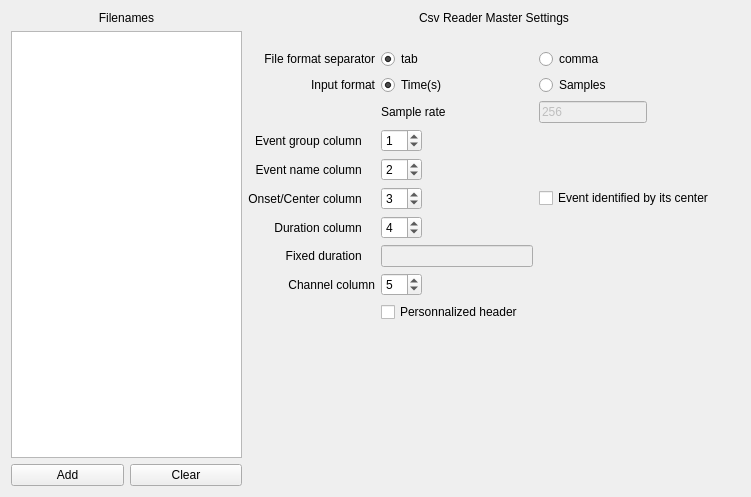
<?xml version="1.0" encoding="UTF-8"?>
<ui version="4.0">
 <class>CsvReaderMasterSettingsView</class>
 <widget class="QWidget" name="CsvReaderMasterSettingsView">
  <property name="geometry">
   <rect>
    <x>0</x>
    <y>0</y>
    <width>751</width>
    <height>497</height>
   </rect>
  </property>
  <property name="windowTitle">
   <string>Form</string>
  </property>
  <layout class="QHBoxLayout" name="horizontalLayout_4">
   <item>
    <layout class="QHBoxLayout" name="horizontalLayout_2">
     <item>
      <layout class="QVBoxLayout" name="verticalLayout">
       <item>
        <layout class="QHBoxLayout" name="horizontalLayout">
         <item>
          <widget class="QLabel" name="label">
           <property name="layoutDirection">
            <enum>Qt::LayoutDirection::LeftToRight</enum>
           </property>
           <property name="text">
            <string>Filenames</string>
           </property>
           <property name="alignment">
            <set>Qt::AlignmentFlag::AlignCenter</set>
           </property>
          </widget>
         </item>
        </layout>
       </item>
       <item>
        <widget class="QListWidget" name="fileListWidget"/>
       </item>
       <item>
        <layout class="QHBoxLayout" name="horizontalLayout_3">
         <item>
          <widget class="QPushButton" name="choose_pushbutton">
           <property name="toolTip">
            <string>Select csv files</string>
           </property>
           <property name="text">
            <string>Add</string>
           </property>
          </widget>
         </item>
         <item>
          <widget class="QPushButton" name="clear_pushButton">
           <property name="text">
            <string>Clear</string>
           </property>
          </widget>
         </item>
        </layout>
       </item>
      </layout>
     </item>
     <item>
      <layout class="QVBoxLayout" name="verticalLayout_2">
       <item>
        <widget class="QLabel" name="label_7">
         <property name="layoutDirection">
          <enum>Qt::LayoutDirection::LeftToRight</enum>
         </property>
         <property name="text">
          <string>Csv Reader Master Settings</string>
         </property>
         <property name="alignment">
          <set>Qt::AlignmentFlag::AlignCenter</set>
         </property>
        </widget>
       </item>
       <item>
        <spacer name="verticalSpacer_3">
         <property name="orientation">
          <enum>Qt::Orientation::Vertical</enum>
         </property>
         <property name="sizeType">
          <enum>QSizePolicy::Policy::Fixed</enum>
         </property>
         <property name="sizeHint" stdset="0">
          <size>
           <width>20</width>
           <height>18</height>
          </size>
         </property>
        </spacer>
       </item>
       <item>
        <layout class="QGridLayout" name="gridLayout">
         <item row="5" column="1">
          <widget class="QSpinBox" name="group_spinbox">
           <property name="sizePolicy">
            <sizepolicy hsizetype="Fixed" vsizetype="Fixed">
             <horstretch>0</horstretch>
             <verstretch>0</verstretch>
            </sizepolicy>
           </property>
           <property name="toolTip">
            <string/>
           </property>
           <property name="value">
            <number>1</number>
           </property>
          </widget>
         </item>
         <item row="8" column="2">
          <widget class="QCheckBox" name="center_checkBox">
           <property name="toolTip">
            <string>Check if the event is identified by its center instead of its onset.</string>
           </property>
           <property name="text">
            <string>Event identified by its center   </string>
           </property>
          </widget>
         </item>
         <item row="5" column="0">
          <widget class="QLabel" name="label_10">
           <property name="toolTip">
            <string>The index of the column for the event group. To disable the group mark 0.</string>
           </property>
           <property name="text">
            <string>Event group column    </string>
           </property>
           <property name="alignment">
            <set>Qt::AlignmentFlag::AlignRight|Qt::AlignmentFlag::AlignTrailing|Qt::AlignmentFlag::AlignVCenter</set>
           </property>
          </widget>
         </item>
         <item row="3" column="1">
          <widget class="QLabel" name="label_6">
           <property name="layoutDirection">
            <enum>Qt::LayoutDirection::LeftToRight</enum>
           </property>
           <property name="text">
            <string>Sample rate</string>
           </property>
           <property name="alignment">
            <set>Qt::AlignmentFlag::AlignLeading|Qt::AlignmentFlag::AlignLeft|Qt::AlignmentFlag::AlignVCenter</set>
           </property>
          </widget>
         </item>
         <item row="3" column="3">
          <spacer name="horizontalSpacer_3">
           <property name="orientation">
            <enum>Qt::Orientation::Horizontal</enum>
           </property>
           <property name="sizeHint" stdset="0">
            <size>
             <width>40</width>
             <height>20</height>
            </size>
           </property>
          </spacer>
         </item>
         <item row="12" column="1">
          <widget class="QCheckBox" name="personnalized_header_checkBox">
           <property name="toolTip">
            <string>Check to keep the read file header, otherwise the header will be replaced with the Snooz header.</string>
           </property>
           <property name="text">
            <string>Personnalized header   </string>
           </property>
          </widget>
         </item>
         <item row="10" column="0">
          <widget class="QLabel" name="label_8">
           <property name="toolTip">
            <string>Enter a fixed duration for all events.</string>
           </property>
           <property name="text">
            <string>Fixed duration    </string>
           </property>
           <property name="alignment">
            <set>Qt::AlignmentFlag::AlignRight|Qt::AlignmentFlag::AlignTrailing|Qt::AlignmentFlag::AlignVCenter</set>
           </property>
          </widget>
         </item>
         <item row="1" column="0">
          <widget class="QLabel" name="label_5">
           <property name="text">
            <string>Input format</string>
           </property>
           <property name="alignment">
            <set>Qt::AlignmentFlag::AlignRight|Qt::AlignmentFlag::AlignTrailing|Qt::AlignmentFlag::AlignVCenter</set>
           </property>
          </widget>
         </item>
         <item row="1" column="1">
          <widget class="QRadioButton" name="time_radiobutton">
           <property name="text">
            <string>Time(s)</string>
           </property>
           <property name="checked">
            <bool>true</bool>
           </property>
           <attribute name="buttonGroup">
            <string notr="true">buttonGroup_2</string>
           </attribute>
          </widget>
         </item>
         <item row="9" column="3">
          <spacer name="horizontalSpacer_5">
           <property name="orientation">
            <enum>Qt::Orientation::Horizontal</enum>
           </property>
           <property name="sizeHint" stdset="0">
            <size>
             <width>40</width>
             <height>20</height>
            </size>
           </property>
          </spacer>
         </item>
         <item row="7" column="0">
          <widget class="QLabel" name="label_2">
           <property name="toolTip">
            <string>The index of the column for the event name. Can not be disabled.</string>
           </property>
           <property name="layoutDirection">
            <enum>Qt::LayoutDirection::LeftToRight</enum>
           </property>
           <property name="text">
            <string>Event name column    </string>
           </property>
           <property name="alignment">
            <set>Qt::AlignmentFlag::AlignRight|Qt::AlignmentFlag::AlignTrailing|Qt::AlignmentFlag::AlignVCenter</set>
           </property>
          </widget>
         </item>
         <item row="11" column="1">
          <widget class="QSpinBox" name="channel_spinBox">
           <property name="sizePolicy">
            <sizepolicy hsizetype="Fixed" vsizetype="Fixed">
             <horstretch>0</horstretch>
             <verstretch>0</verstretch>
            </sizepolicy>
           </property>
           <property name="value">
            <number>5</number>
           </property>
          </widget>
         </item>
         <item row="9" column="0">
          <widget class="QLabel" name="label_4">
           <property name="toolTip">
            <string>The index of the column for the event duration. To disable the duration mark 0.</string>
           </property>
           <property name="layoutDirection">
            <enum>Qt::LayoutDirection::LeftToRight</enum>
           </property>
           <property name="text">
            <string>Duration column    </string>
           </property>
           <property name="alignment">
            <set>Qt::AlignmentFlag::AlignRight|Qt::AlignmentFlag::AlignTrailing|Qt::AlignmentFlag::AlignVCenter</set>
           </property>
          </widget>
         </item>
         <item row="8" column="3">
          <spacer name="horizontalSpacer">
           <property name="orientation">
            <enum>Qt::Orientation::Horizontal</enum>
           </property>
           <property name="sizeHint" stdset="0">
            <size>
             <width>40</width>
             <height>20</height>
            </size>
           </property>
          </spacer>
         </item>
         <item row="11" column="0">
          <widget class="QLabel" name="label_9">
           <property name="text">
            <string>Channel column</string>
           </property>
           <property name="alignment">
            <set>Qt::AlignmentFlag::AlignRight|Qt::AlignmentFlag::AlignTrailing|Qt::AlignmentFlag::AlignVCenter</set>
           </property>
          </widget>
         </item>
         <item row="10" column="2">
          <spacer name="horizontalSpacer_7">
           <property name="orientation">
            <enum>Qt::Orientation::Horizontal</enum>
           </property>
           <property name="sizeHint" stdset="0">
            <size>
             <width>40</width>
             <height>20</height>
            </size>
           </property>
          </spacer>
         </item>
         <item row="8" column="1">
          <widget class="QSpinBox" name="onset_spinbox">
           <property name="sizePolicy">
            <sizepolicy hsizetype="Fixed" vsizetype="Fixed">
             <horstretch>0</horstretch>
             <verstretch>0</verstretch>
            </sizepolicy>
           </property>
           <property name="toolTip">
            <string/>
           </property>
           <property name="minimum">
            <number>1</number>
           </property>
           <property name="value">
            <number>3</number>
           </property>
          </widget>
         </item>
         <item row="8" column="0">
          <widget class="QLabel" name="label_3">
           <property name="toolTip">
            <string>The index of the column for the event onset or center. Can not be disabled.</string>
           </property>
           <property name="layoutDirection">
            <enum>Qt::LayoutDirection::LeftToRight</enum>
           </property>
           <property name="text">
            <string>Onset/Center column    </string>
           </property>
           <property name="alignment">
            <set>Qt::AlignmentFlag::AlignRight|Qt::AlignmentFlag::AlignTrailing|Qt::AlignmentFlag::AlignVCenter</set>
           </property>
          </widget>
         </item>
         <item row="3" column="2">
          <widget class="QLineEdit" name="sample_rate_lineedit">
           <property name="enabled">
            <bool>false</bool>
           </property>
           <property name="sizePolicy">
            <sizepolicy hsizetype="Fixed" vsizetype="Fixed">
             <horstretch>0</horstretch>
             <verstretch>0</verstretch>
            </sizepolicy>
           </property>
           <property name="text">
            <string>256</string>
           </property>
          </widget>
         </item>
         <item row="1" column="2">
          <widget class="QRadioButton" name="sample_radiobutton">
           <property name="text">
            <string>Samples</string>
           </property>
           <attribute name="buttonGroup">
            <string notr="true">buttonGroup_2</string>
           </attribute>
          </widget>
         </item>
         <item row="10" column="3">
          <spacer name="horizontalSpacer_6">
           <property name="orientation">
            <enum>Qt::Orientation::Horizontal</enum>
           </property>
           <property name="sizeHint" stdset="0">
            <size>
             <width>40</width>
             <height>20</height>
            </size>
           </property>
          </spacer>
         </item>
         <item row="10" column="1">
          <widget class="QLineEdit" name="fixed_dur_lineEdit">
           <property name="enabled">
            <bool>false</bool>
           </property>
           <property name="toolTip">
            <string/>
           </property>
          </widget>
         </item>
         <item row="7" column="1">
          <widget class="QSpinBox" name="event_name_spinbox">
           <property name="sizePolicy">
            <sizepolicy hsizetype="Fixed" vsizetype="Fixed">
             <horstretch>0</horstretch>
             <verstretch>0</verstretch>
            </sizepolicy>
           </property>
           <property name="toolTip">
            <string/>
           </property>
           <property name="minimum">
            <number>1</number>
           </property>
           <property name="value">
            <number>2</number>
           </property>
          </widget>
         </item>
         <item row="7" column="3">
          <spacer name="horizontalSpacer_4">
           <property name="orientation">
            <enum>Qt::Orientation::Horizontal</enum>
           </property>
           <property name="sizeHint" stdset="0">
            <size>
             <width>40</width>
             <height>20</height>
            </size>
           </property>
          </spacer>
         </item>
         <item row="9" column="1">
          <widget class="QSpinBox" name="duration_spinbox">
           <property name="sizePolicy">
            <sizepolicy hsizetype="Fixed" vsizetype="Fixed">
             <horstretch>0</horstretch>
             <verstretch>0</verstretch>
            </sizepolicy>
           </property>
           <property name="toolTip">
            <string/>
           </property>
           <property name="minimum">
            <number>0</number>
           </property>
           <property name="value">
            <number>4</number>
           </property>
          </widget>
         </item>
         <item row="1" column="3">
          <spacer name="horizontalSpacer_2">
           <property name="orientation">
            <enum>Qt::Orientation::Horizontal</enum>
           </property>
           <property name="sizeHint" stdset="0">
            <size>
             <width>40</width>
             <height>20</height>
            </size>
           </property>
          </spacer>
         </item>
         <item row="0" column="0">
          <widget class="QLabel" name="label_11">
           <property name="text">
            <string>File format separator</string>
           </property>
           <property name="alignment">
            <set>Qt::AlignmentFlag::AlignRight|Qt::AlignmentFlag::AlignTrailing|Qt::AlignmentFlag::AlignVCenter</set>
           </property>
          </widget>
         </item>
         <item row="0" column="1">
          <widget class="QRadioButton" name="radioButton_tab">
           <property name="text">
            <string>tab</string>
           </property>
           <property name="checked">
            <bool>true</bool>
           </property>
           <attribute name="buttonGroup">
            <string notr="true">buttonGroup</string>
           </attribute>
          </widget>
         </item>
         <item row="0" column="2">
          <widget class="QRadioButton" name="radioButton_comma">
           <property name="text">
            <string>comma</string>
           </property>
           <attribute name="buttonGroup">
            <string notr="true">buttonGroup</string>
           </attribute>
          </widget>
         </item>
        </layout>
       </item>
       <item>
        <spacer name="verticalSpacer_2">
         <property name="orientation">
          <enum>Qt::Orientation::Vertical</enum>
         </property>
         <property name="sizeHint" stdset="0">
          <size>
           <width>20</width>
           <height>18</height>
          </size>
         </property>
        </spacer>
       </item>
      </layout>
     </item>
    </layout>
   </item>
  </layout>
 </widget>
 <resources/>
 <connections>
  <connection>
   <sender>choose_pushbutton</sender>
   <signal>clicked()</signal>
   <receiver>CsvReaderMasterSettingsView</receiver>
   <slot>on_choose()</slot>
   <hints>
    <hint type="sourcelabel">
     <x>364</x>
     <y>21</y>
    </hint>
    <hint type="destinationlabel">
     <x>207</x>
     <y>111</y>
    </hint>
   </hints>
  </connection>
  <connection>
   <sender>time_radiobutton</sender>
   <signal>clicked()</signal>
   <receiver>CsvReaderMasterSettingsView</receiver>
   <slot>on_input_format_changed()</slot>
   <hints>
    <hint type="sourcelabel">
     <x>227</x>
     <y>49</y>
    </hint>
    <hint type="destinationlabel">
     <x>207</x>
     <y>111</y>
    </hint>
   </hints>
  </connection>
  <connection>
   <sender>sample_radiobutton</sender>
   <signal>clicked()</signal>
   <receiver>CsvReaderMasterSettingsView</receiver>
   <slot>on_input_format_changed()</slot>
   <hints>
    <hint type="sourcelabel">
     <x>227</x>
     <y>76</y>
    </hint>
    <hint type="destinationlabel">
     <x>207</x>
     <y>111</y>
    </hint>
   </hints>
  </connection>
  <connection>
   <sender>clear_pushButton</sender>
   <signal>clicked()</signal>
   <receiver>fileListWidget</receiver>
   <slot>clear()</slot>
   <hints>
    <hint type="sourcelabel">
     <x>218</x>
     <y>273</y>
    </hint>
    <hint type="destinationlabel">
     <x>148</x>
     <y>144</y>
    </hint>
   </hints>
  </connection>
  <connection>
   <sender>duration_spinbox</sender>
   <signal>valueChanged(int)</signal>
   <receiver>CsvReaderMasterSettingsView</receiver>
   <slot>on_event_pos_changed()</slot>
   <hints>
    <hint type="sourcelabel">
     <x>394</x>
     <y>220</y>
    </hint>
    <hint type="destinationlabel">
     <x>362</x>
     <y>176</y>
    </hint>
   </hints>
  </connection>
  <connection>
   <sender>clear_pushButton</sender>
   <signal>clicked()</signal>
   <receiver>CsvReaderMasterSettingsView</receiver>
   <slot>clear_list_slot()</slot>
   <hints>
    <hint type="sourcelabel">
     <x>203</x>
     <y>329</y>
    </hint>
    <hint type="destinationlabel">
     <x>362</x>
     <y>176</y>
    </hint>
   </hints>
  </connection>
 </connections>
 <slots>
  <slot>on_choose()</slot>
  <slot>on_input_format_changed()</slot>
  <slot>on_event_pos_changed()</slot>
  <slot>clear_list_slot()</slot>
 </slots>
 <buttongroups>
  <buttongroup name="buttonGroup"/>
  <buttongroup name="buttonGroup_2"/>
 </buttongroups>
</ui>
